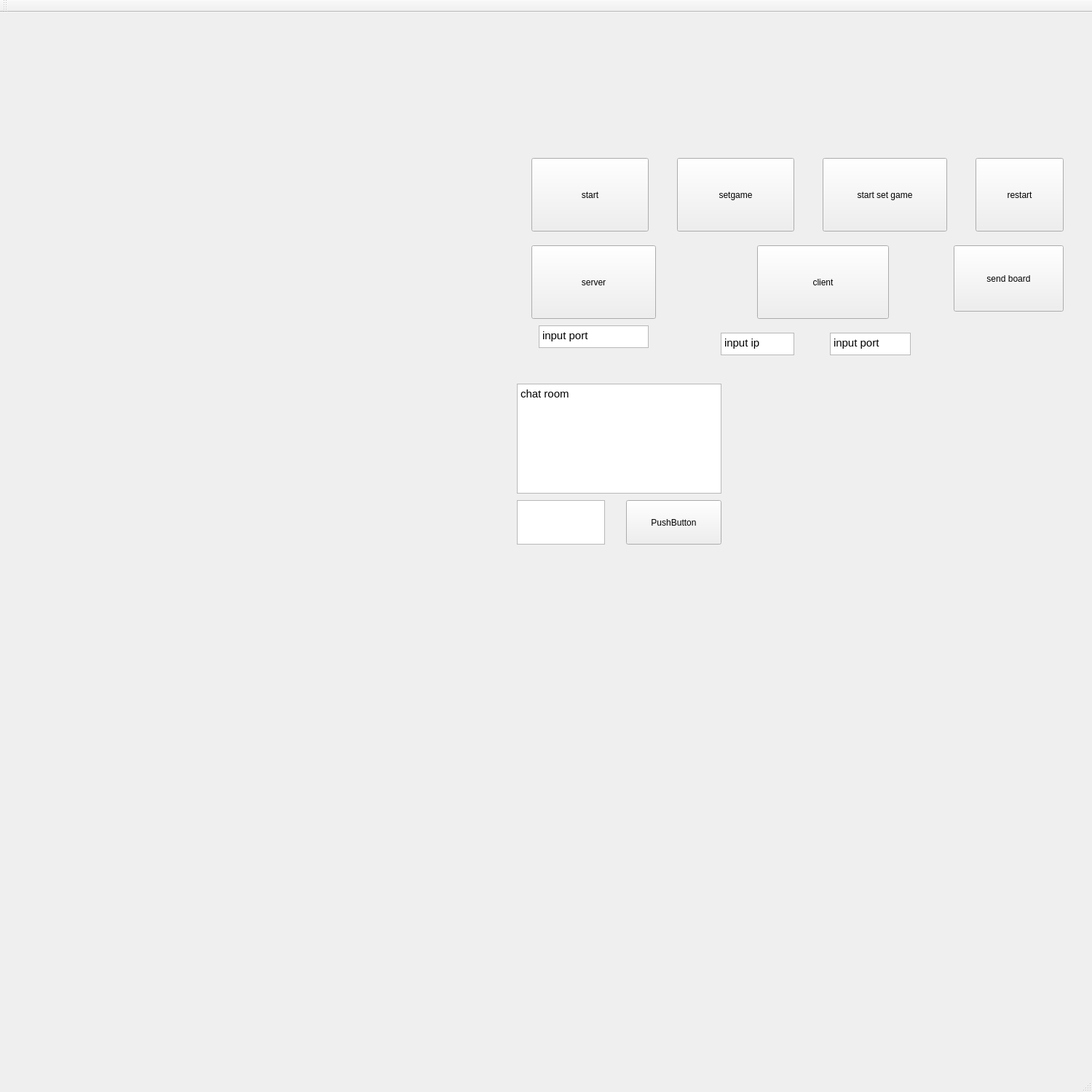
<?xml version="1.0" encoding="UTF-8"?>
<ui version="4.0">
 <class>MainWindow</class>
 <widget class="QMainWindow" name="MainWindow">
  <property name="geometry">
   <rect>
    <x>0</x>
    <y>0</y>
    <width>1500</width>
    <height>1500</height>
   </rect>
  </property>
  <property name="windowTitle">
   <string>MainWindow</string>
  </property>
  <widget class="QWidget" name="centralWidget">
   <widget class="QLabel" name="board">
    <property name="geometry">
     <rect>
      <x>0</x>
      <y>-210</y>
      <width>800</width>
      <height>900</height>
     </rect>
    </property>
    <property name="text">
     <string/>
    </property>
    <property name="pixmap">
     <pixmap>src/old_resized_resized.jpg</pixmap>
    </property>
    <property name="buddy">
     <cstring>board</cstring>
    </property>
   </widget>
   <widget class="QLabel" name="background">
    <property name="geometry">
     <rect>
      <x>0</x>
      <y>0</y>
      <width>1156</width>
      <height>0</height>
     </rect>
    </property>
    <property name="text">
     <string>TextLabel</string>
    </property>
   </widget>
   <widget class="QPushButton" name="start">
    <property name="geometry">
     <rect>
      <x>730</x>
      <y>200</y>
      <width>161</width>
      <height>101</height>
     </rect>
    </property>
    <property name="text">
     <string>start</string>
    </property>
   </widget>
   <widget class="QPushButton" name="setgame">
    <property name="geometry">
     <rect>
      <x>930</x>
      <y>200</y>
      <width>161</width>
      <height>101</height>
     </rect>
    </property>
    <property name="text">
     <string>setgame</string>
    </property>
   </widget>
   <widget class="QPushButton" name="startsetgame">
    <property name="geometry">
     <rect>
      <x>1130</x>
      <y>200</y>
      <width>171</width>
      <height>101</height>
     </rect>
    </property>
    <property name="text">
     <string>start set game</string>
    </property>
   </widget>
   <widget class="QPushButton" name="server">
    <property name="geometry">
     <rect>
      <x>730</x>
      <y>320</y>
      <width>171</width>
      <height>101</height>
     </rect>
    </property>
    <property name="text">
     <string>server</string>
    </property>
   </widget>
   <widget class="QPushButton" name="client">
    <property name="geometry">
     <rect>
      <x>1040</x>
      <y>320</y>
      <width>181</width>
      <height>101</height>
     </rect>
    </property>
    <property name="text">
     <string>client</string>
    </property>
   </widget>
   <widget class="QTextEdit" name="serverport">
    <property name="geometry">
     <rect>
      <x>740</x>
      <y>430</y>
      <width>151</width>
      <height>31</height>
     </rect>
    </property>
    <property name="html">
     <string>&lt;!DOCTYPE HTML PUBLIC &quot;-//W3C//DTD HTML 4.0//EN&quot; &quot;http://www.w3.org/TR/REC-html40/strict.dtd&quot;&gt;
&lt;html&gt;&lt;head&gt;&lt;meta name=&quot;qrichtext&quot; content=&quot;1&quot; /&gt;&lt;style type=&quot;text/css&quot;&gt;
p, li { white-space: pre-wrap; }
&lt;/style&gt;&lt;/head&gt;&lt;body style=&quot; font-family:'Ubuntu'; font-size:11pt; font-weight:400; font-style:normal;&quot;&gt;
&lt;p style=&quot; margin-top:0px; margin-bottom:0px; margin-left:0px; margin-right:0px; -qt-block-indent:0; text-indent:0px;&quot;&gt;input port&lt;/p&gt;&lt;/body&gt;&lt;/html&gt;</string>
    </property>
   </widget>
   <widget class="QTextEdit" name="clientip">
    <property name="geometry">
     <rect>
      <x>990</x>
      <y>440</y>
      <width>101</width>
      <height>31</height>
     </rect>
    </property>
    <property name="html">
     <string>&lt;!DOCTYPE HTML PUBLIC &quot;-//W3C//DTD HTML 4.0//EN&quot; &quot;http://www.w3.org/TR/REC-html40/strict.dtd&quot;&gt;
&lt;html&gt;&lt;head&gt;&lt;meta name=&quot;qrichtext&quot; content=&quot;1&quot; /&gt;&lt;style type=&quot;text/css&quot;&gt;
p, li { white-space: pre-wrap; }
&lt;/style&gt;&lt;/head&gt;&lt;body style=&quot; font-family:'Ubuntu'; font-size:11pt; font-weight:400; font-style:normal;&quot;&gt;
&lt;p style=&quot; margin-top:0px; margin-bottom:0px; margin-left:0px; margin-right:0px; -qt-block-indent:0; text-indent:0px;&quot;&gt;input ip&lt;/p&gt;&lt;/body&gt;&lt;/html&gt;</string>
    </property>
   </widget>
   <widget class="QTextEdit" name="clientport">
    <property name="geometry">
     <rect>
      <x>1140</x>
      <y>440</y>
      <width>111</width>
      <height>31</height>
     </rect>
    </property>
    <property name="html">
     <string>&lt;!DOCTYPE HTML PUBLIC &quot;-//W3C//DTD HTML 4.0//EN&quot; &quot;http://www.w3.org/TR/REC-html40/strict.dtd&quot;&gt;
&lt;html&gt;&lt;head&gt;&lt;meta name=&quot;qrichtext&quot; content=&quot;1&quot; /&gt;&lt;style type=&quot;text/css&quot;&gt;
p, li { white-space: pre-wrap; }
&lt;/style&gt;&lt;/head&gt;&lt;body style=&quot; font-family:'Ubuntu'; font-size:11pt; font-weight:400; font-style:normal;&quot;&gt;
&lt;p style=&quot; margin-top:0px; margin-bottom:0px; margin-left:0px; margin-right:0px; -qt-block-indent:0; text-indent:0px;&quot;&gt;input port&lt;/p&gt;&lt;/body&gt;&lt;/html&gt;</string>
    </property>
   </widget>
   <widget class="QTextEdit" name="chatroom">
    <property name="geometry">
     <rect>
      <x>710</x>
      <y>510</y>
      <width>281</width>
      <height>151</height>
     </rect>
    </property>
    <property name="html">
     <string>&lt;!DOCTYPE HTML PUBLIC &quot;-//W3C//DTD HTML 4.0//EN&quot; &quot;http://www.w3.org/TR/REC-html40/strict.dtd&quot;&gt;
&lt;html&gt;&lt;head&gt;&lt;meta name=&quot;qrichtext&quot; content=&quot;1&quot; /&gt;&lt;style type=&quot;text/css&quot;&gt;
p, li { white-space: pre-wrap; }
&lt;/style&gt;&lt;/head&gt;&lt;body style=&quot; font-family:'Ubuntu'; font-size:11pt; font-weight:400; font-style:normal;&quot;&gt;
&lt;p style=&quot; margin-top:0px; margin-bottom:0px; margin-left:0px; margin-right:0px; -qt-block-indent:0; text-indent:0px;&quot;&gt;chat room&lt;/p&gt;&lt;/body&gt;&lt;/html&gt;</string>
    </property>
   </widget>
   <widget class="QPushButton" name="enter">
    <property name="geometry">
     <rect>
      <x>860</x>
      <y>670</y>
      <width>131</width>
      <height>61</height>
     </rect>
    </property>
    <property name="text">
     <string>PushButton</string>
    </property>
   </widget>
   <widget class="QTextEdit" name="communication">
    <property name="geometry">
     <rect>
      <x>710</x>
      <y>670</y>
      <width>121</width>
      <height>61</height>
     </rect>
    </property>
   </widget>
   <widget class="QPushButton" name="sendmap">
    <property name="geometry">
     <rect>
      <x>1310</x>
      <y>320</y>
      <width>151</width>
      <height>91</height>
     </rect>
    </property>
    <property name="text">
     <string>send board</string>
    </property>
   </widget>
   <widget class="QPushButton" name="restart">
    <property name="geometry">
     <rect>
      <x>1340</x>
      <y>200</y>
      <width>121</width>
      <height>101</height>
     </rect>
    </property>
    <property name="text">
     <string>restart</string>
    </property>
   </widget>
  </widget>
  <widget class="QMenuBar" name="menuBar">
   <property name="geometry">
    <rect>
     <x>0</x>
     <y>0</y>
     <width>1500</width>
     <height>22</height>
    </rect>
   </property>
  </widget>
  <widget class="QToolBar" name="mainToolBar">
   <attribute name="toolBarArea">
    <enum>TopToolBarArea</enum>
   </attribute>
   <attribute name="toolBarBreak">
    <bool>false</bool>
   </attribute>
  </widget>
  <widget class="QStatusBar" name="statusBar"/>
 </widget>
 <layoutdefault spacing="6" margin="11"/>
 <resources/>
 <connections/>
</ui>
